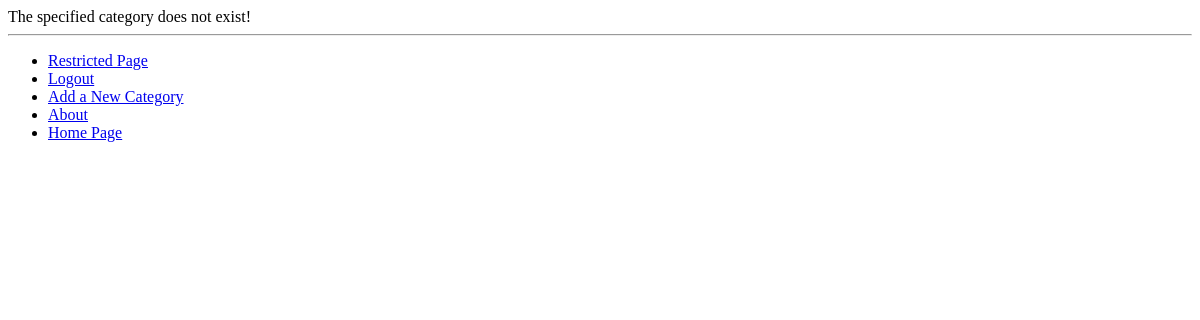
/rango/category/test/ (signed in), run on an earlier commit of the app's database.
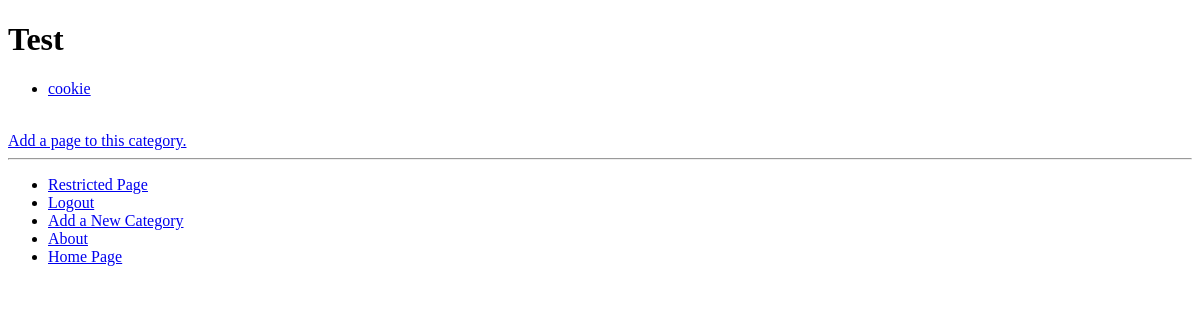
And on a later commit of the database.
### rango/models.py (models this page shows, shortened)
class Category(models.Model):
    name = models.CharField(max_length=128, unique=True)
    views = models.IntegerField(default=0)
    likes = models.IntegerField(default=0)
    slug = models.SlugField()
    class Meta:
        verbose_name_plural = "categories"

class Page(models.Model):
    category = models.ForeignKey(Category)
    title = models.CharField(max_length=128)
    url = models.URLField()
    views = models.IntegerField(default=0)

### rango/views.py (the view)
# urls.py: url(r'^category/(?P<category_name_slug>[\w\-]+)/$', views.category, name='category'),
def category(request, category_name_slug):
    context_dict = {}
    try:
        category = Category.objects.get(slug=category_name_slug)
        context_dict['category_name'] = category.name
        pages = Page.objects.filter(category=category)
        context_dict['pages'] = pages
        context_dict['category'] = category
        context_dict['slug'] = category_name_slug
    except Category.DoesNotExist:
        pass
    return render(request, 'rango/category.html', context_dict)

### templates/rango/category.html (shortened to what this page needs)
{% extends 'base.html' %}
{% block body_block %}
    {% if category %}
        <h1>{{  category_name }}</h1>
        {% if pages %}
            <ul>
                {% for page in pages %}
                    <li><a href="{{ page.url }}">{{ page.title }}</a></li>
                {% endfor %}
            </ul>
        {% else %}
            <strong>No pages currently in category.</strong>
        {% endif %}
        <br />
        {% if user.is_authenticated %}
            <a href="{% url 'add_page' category.slug %}">Add a page to this category.</a>
        {% endif %}
    {% else %}
        The specified category {{ category_name }} does not exist!
    {% endif %}
{% endblock %}

What changed in the data, as far as the page shows it:
now on this page (row edited): Category: name "Test"
changed Category: slug empty → "test" (drawn)
added Page: title "cookie"
Also different on the page:
text no longer shown: "The specified category does not exist!"
text now shown: "Add a page to this category."
